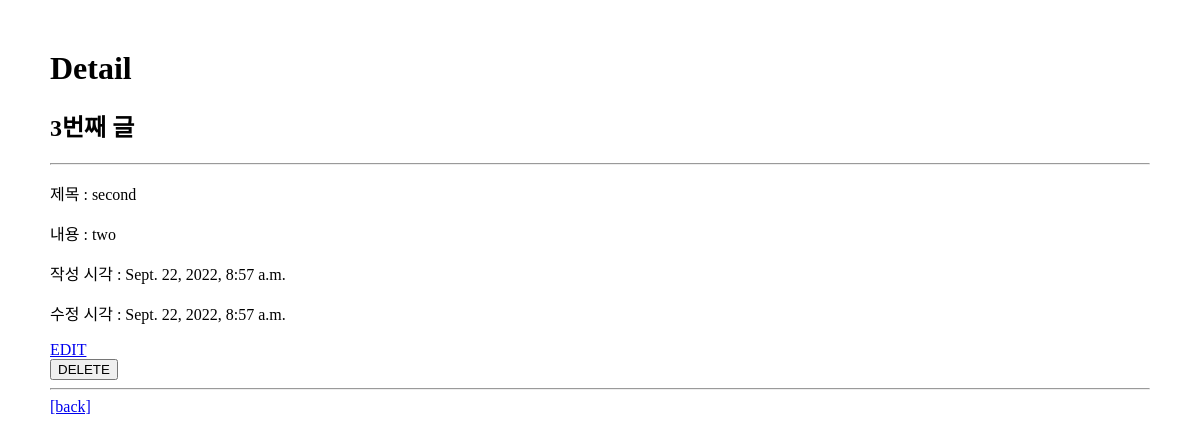
The page /articles/3/ on the database as committed earlier.
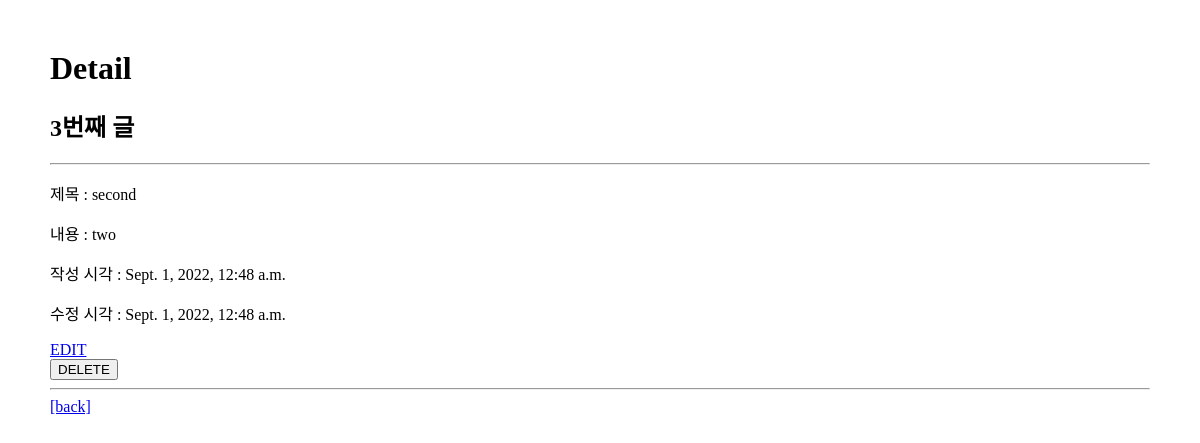
The same page on the database as committed later.
### articles/models.py (models this page shows, shortened)
class Article(models.Model):
   title = models.CharField(max_length = 10)
   content = models.TextField()
   created_at = models.DateTimeField(auto_now_add=True)
   updated_at = models.DateTimeField(auto_now=True)

### articles/views.py (the view)
# urls.py: path('<int:pk>/', views.detail, name='detail'),
def detail(request, pk):
    article = Article.objects.get(pk=pk)
    context = {
        'article' : article,
      }
    return render(request, 'articles/detail.html', context)

### articles/templates/articles/detail.html (shortened to what this page needs)
{% extends 'base.html' %}
{% block content %}
<h1>Detail</h1>
<h2>{{article.pk}}번째 글</h2>
<hr>
<p>제목 : {{article.title}}</p>
<p>내용 : {{article.content}}</p>
<p>작성 시각 : {{article.created_at}}</p>
<p>수정 시각 : {{article.updated_at}}</p>
<a href="{% url 'articles:update' article.pk %}">EDIT</a>
<form action="{% url 'articles:delete' article.pk %}" method="POST">
    <input type="submit" value="DELETE">
</form>
<hr>
<a href="{%url 'articles:index'%}">[back]</a>
{% endblock  %}

Rows that differ between the two databases and show on the page:
changed Article "second": created_at "Sept. 22, 2022, 8:57 a.m." → "Sept. 1, 2022, 12:48 a.m."; updated_at "Sept. 22, 2022, 8:57 a.m." → "Sept. 1, 2022, 12:48 a.m."
